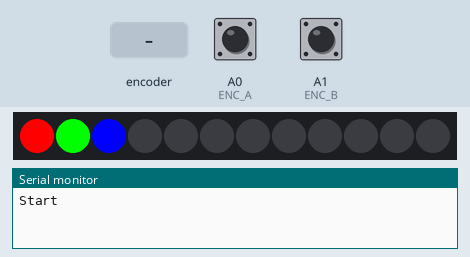
Bench run of a sketch on a simulated Arduino Uno, built with avr-gcc and run on an emulated ATmega328P. On the bench: 12 RGB LEDs in strip order, left to right, the last lines printed to the serial monitor. The inputs (shaded band) are chosen by the test bench; at power-on: A0 (ENC_A) HIGH, A1 (ENC_B) HIGH.

Above: at 1.2 s.
1.3 s: rotary encoder on A0 (ENC_A) / A1 (ENC_B) turned 3 steps (first pin leading)
At 2.6 s:
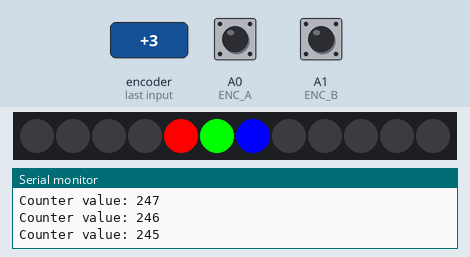
3.4 s: rotary encoder on A0 (ENC_A) / A1 (ENC_B) turned 2 steps (second pin leading)
At 3.57 s:
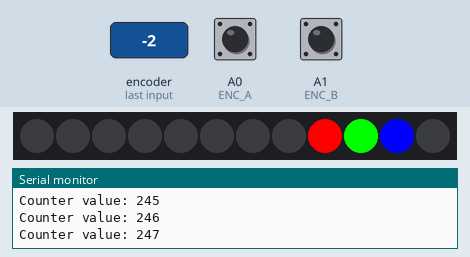
5.3 s: rotary encoder on A0 (ENC_A) / A1 (ENC_B) turned 3 steps (first pin leading)
At 5.67 s:
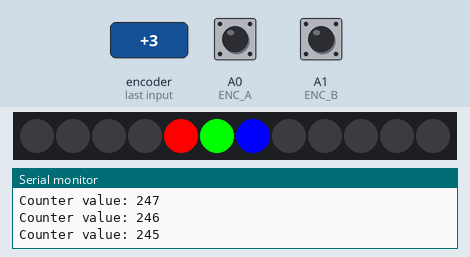
Timing chart, 0 to 8.3 s (numbered marks = the images above; inputs shaded):
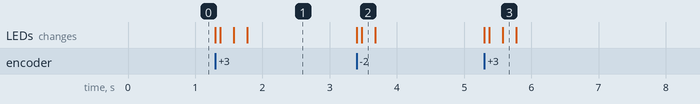

The sketch:

rotery-encoders-no-int.ino
```cpp
/* Rotary encoder read example without any interrupt
http://www.circuitsathome.com/mcu/programming/reading-rotary-encoder-on-arduino
connect the center wire to ground.  Connect the side pins to Analog ports */
#define ENC_A A0 // Analog pin A0
#define ENC_B A1 // Analog pin A1
#define ENC_PORT PINC

#include <Adafruit_NeoPixel.h>
#define LEDPIN 12 // connect the Data from the strip to this pin on the Arduino
#define NUMBER_PIXELS 12 // the number of pixels in your LED strip
Adafruit_NeoPixel strip = Adafruit_NeoPixel(NUMBER_PIXELS, LEDPIN, NEO_GRB + NEO_KHZ800);

int oldPixel = 0;
int newPixel = 0;
void setup()
{
  strip.begin(); // initialize the LED strip
  /* Setup encoder pins as inputs */
  pinMode(ENC_A, INPUT);
  digitalWrite(ENC_A, HIGH);
  pinMode(ENC_B, INPUT);
  digitalWrite(ENC_B, HIGH);

  Serial.begin (9600);
  Serial.println("Start");
}

void loop()
{
 static uint8_t counter = 0;      //this variable will be changed by encoder input
 int8_t tmpdata;                  // temporary place to store our encoder reading, -1, 0 or +1
 oldPixel = counter % NUMBER_PIXELS;

  // get the new data
  tmpdata = read_encoder(); // get the new value, -1, 0, or 1
  if (tmpdata) {            // we only change if we have a new value
    Serial.print("Counter value: ");
    Serial.println(counter, DEC);
    counter += tmpdata;  // make the counter go down, or up by one - every "click" is 4 changes
  };
  drawPattern(oldPixel, counter);  // draw a pattern, erase the old and draw the new
}

/* Returns change in encoder state (-1,0,1)
   This must be in the main loop() with no delay to make sure we don't
   skip over some changes.  To avoid missing clicks, we should use
   the example that uses and interrupt service routing (ISR)
*/
int8_t read_encoder()
{
  static int8_t enc_states[] = {0,-1,1,0,1,0,0,-1,-1,0,0,1,0,1,-1,0};
  static uint8_t old_AB = 0;
  /**/
  old_AB <<= 2;                   //remember previous state
  old_AB |= ( ENC_PORT & 0x03 );  //add current state
  return ( enc_states[( old_AB & 0x0f )]);
}

// draw a pattern, erase at the old and draw at the new one
void drawPattern(uint8_t oldPiexl, uint8_t counter) {
  // turn the the old pixel off
  strip.setPixelColor(oldPixel, 0, 0, 0);
  strip.setPixelColor((oldPixel+1) % NUMBER_PIXELS, 0, 0, 0);
  strip.setPixelColor((oldPixel+2) % NUMBER_PIXELS, 0, 0, 0);
  // make the new pixel the counter modulo the number of pixels
  newPixel = counter % NUMBER_PIXELS;
  // turn on the new pixel
  strip.setPixelColor(newPixel, 255, 0, 0);
  strip.setPixelColor((newPixel + 1) % NUMBER_PIXELS, 0, 255, 0);
  strip.setPixelColor((newPixel + 2) % NUMBER_PIXELS, 0, 0, 255);
  strip.setPixelColor(newPixel, 255, 0, 0);
  strip.show();
};
```

Measured:
- after the input at 1.3 s, the LEDs: first change at once (image 1 shows a later state)
- after the input at 3.4 s, the LEDs: first change at once (image 2 shows a later state)
- after the input at 5.3 s, the LEDs: first change at once (image 3 shows a later state)
